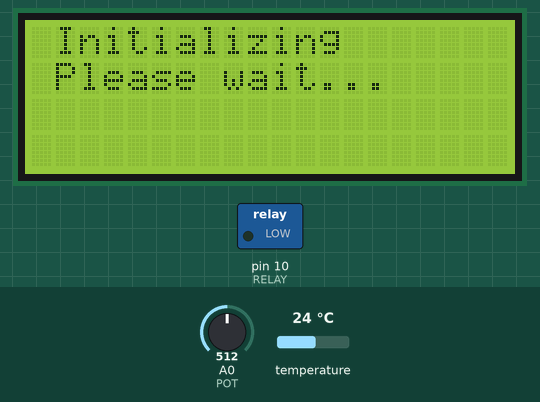
A sketch run on a simulated Arduino Uno, built with avr-gcc and run on an emulated ATmega328P. Parts: 20×4 character LCD, switched loads named in the sketch (green lamp = pin HIGH). The test bench sets the inputs (shaded band); at power-on: A0 (POT) = 512, temperature 24 °C.

Above: at 0.2 s.
At 39.4 s:
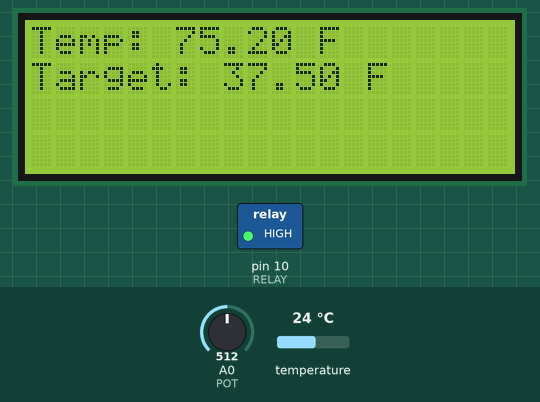
Timing chart, 0 to 40.9 s (numbered marks = the images above):
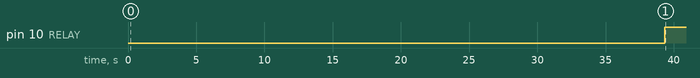

The sketch:

RefrigeratorThermostat.ino
```cpp
#include <Wire.h>
#include <LiquidCrystal_I2C.h>
#include <OneWire.h>
#include <DallasTemperature.h>

// DS18S20 is plugged into port 2
#define ONE_WIRE_BUS 2


#define LOW_END 30  //degrees F
#define HIGH_END 45 //degrees F

#define POT A0      // potentiometer for setting target
#define RELAY 10    // relay for the compressor

#define DELTA_T 3   // cycle the compressor at target + or - DELTA_T


// Setup a oneWire instance to communicate with any OneWire devices (not just Maxim/Dallas temperature ICs)
OneWire oneWire(ONE_WIRE_BUS);

// Pass our oneWire reference to Dallas Temperature.
DallasTemperature sensors(&oneWire);

LiquidCrystal_I2C lcd(0x27,20,4);  // set the LCD address to 0x27 for a 16 chars and 2 line display

// take the average temperature over the past 50 readings to smooth out any anomalous readings.
float temperature[50];
float average = 0;
int count = 0;

float target = 36;  //target temperature

bool isOn = false;

// because the built in map function returns an int
float map_float(float x, float a, float b, float A, float B)
{
  float m = (B-A)/(b-a);
  float y = (x - a)*m + A;

  return y;
}

// map to target range with 0.25 precision.
float map_25inc(int x, int a, int b, int A, int B)
{
   x = map(x, a, b, A*4, B*4);
   float y = (float)x / 4.0;

   return y;
}

void setup()
{
  lcd.init();
  // Print a message to the LCD.
  lcd.backlight();
  lcd.setCursor(1,0);
  lcd.print("Initializing");
  lcd.setCursor(1,1);
  lcd.print("Please wait...");

  pinMode(RELAY, OUTPUT);

  sensors.begin();

  for(int i = 0; i < 50; i++)
  {
    sensors.requestTemperatures();
    temperature[i] = sensors.getTempFByIndex(0);
    delay(5);
  }

  updateAverage();

}

// average all the last 50 temperature readings
void updateAverage()
{
  float sum = 0;
  for(int i = 0; i < 50; i++)
  {
    sum += temperature[i];
  }

  average = sum / 50;
}

void loop()
{
  sensors.requestTemperatures();

  temperature[count] = sensors.getTempFByIndex(0);
  count++;
  if(count==50) count = 0;

  updateAverage();

  int aread = analogRead(POT);
  target = map_25inc(aread, 0, 1023, LOW_END, HIGH_END);

  if(average > target + DELTA_T && !isOn)
  {
    digitalWrite(RELAY, HIGH);
    isOn = true;
  }

  if(average <= target - DELTA_T && isOn)
  {
    digitalWrite(RELAY, LOW);
    isOn = false;
  }


  lcd.setCursor(0,0);
  lcd.print("Temp: ");
  lcd.print(average);
  lcd.print(" F");
  lcd.setCursor(0,1);
  lcd.print("Target: ");
  lcd.print(target);
  lcd.print(" F");

  delay(20);
}
```

Measured:
- by itself, pin 10 (RELAY): LOW → HIGH at 39.3 s
